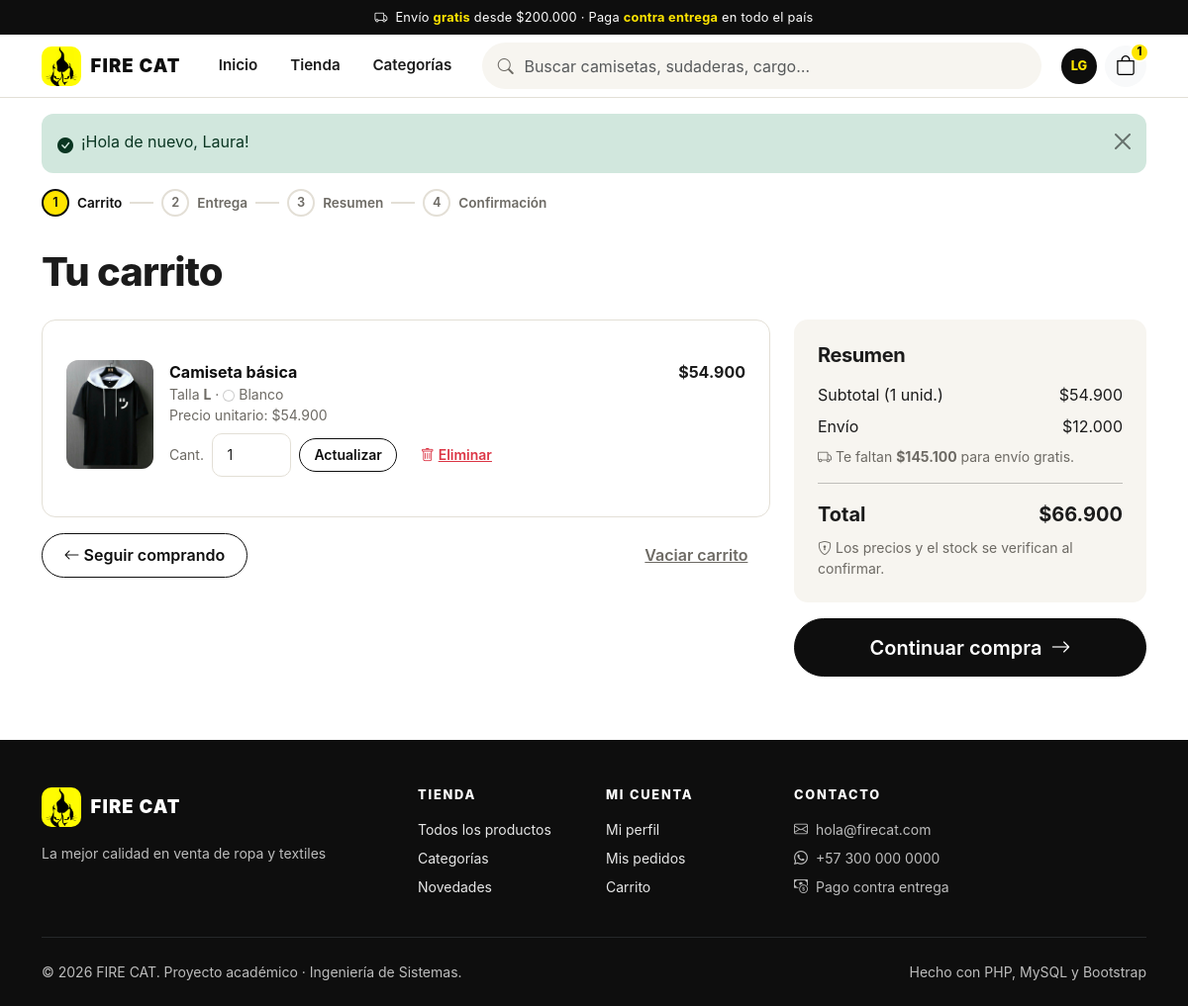
Screenshot of /carrito.php (signed in) with the database file from the repository.
### tables this page shows
CREATE TABLE usuarios (
    id                    INT UNSIGNED NOT NULL AUTO_INCREMENT,
    nombre                VARCHAR(60)  NOT NULL,
    apellido              VARCHAR(60)  NOT NULL,
    email                 VARCHAR(120) NOT NULL,
    password_hash         VARCHAR(255) NOT NULL,
    telefono              VARCHAR(20)  NULL,
    direccion             VARCHAR(160) NULL,
    ciudad                VARCHAR(80)  NULL,
    rol                   ENUM('administrador','cliente') NOT NULL DEFAULT 'cliente',
    estado                ENUM('activo','inactivo')       NOT NULL DEFAULT 'activo',
    debe_cambiar_password TINYINT(1)   NOT NULL DEFAULT 0,
    ultimo_acceso         DATETIME     NULL,
    fecha_registro        DATETIME     NOT NULL DEFAULT CURRENT_TIMESTAMP,
    fecha_actualizacion   DATETIME     NOT NULL DEFAULT CURRENT_TIMESTAMP ON UPDATE CURRENT_TIMESTAMP,
    PRIMARY KEY (id),
    UNIQUE KEY uq_usuarios_email (email),
    KEY idx_usuarios_rol_estado (rol, estado)
);

CREATE TABLE carrito_detalle (
    id              INT UNSIGNED      NOT NULL AUTO_INCREMENT,
    carrito_id      INT UNSIGNED      NOT NULL,
    producto_id     INT UNSIGNED      NOT NULL,
    variante_id     INT UNSIGNED      NOT NULL,
    cantidad        SMALLINT UNSIGNED NOT NULL DEFAULT 1,
    precio_unitario DECIMAL(10,2)     NOT NULL,
    fecha_agregado  DATETIME          NOT NULL DEFAULT CURRENT_TIMESTAMP,
    PRIMARY KEY (id),
    UNIQUE KEY uq_carrito_variante (carrito_id, variante_id),
    KEY idx_carrito_detalle_producto (producto_id),
    KEY idx_carrito_detalle_variante (variante_id),
    CONSTRAINT chk_carrito_cantidad CHECK (cantidad > 0),
    CONSTRAINT fk_carrito_detalle_carrito FOREIGN KEY (carrito_id)
        REFERENCES carritos (id) ON DELETE CASCADE ON UPDATE CASCADE,
    CONSTRAINT fk_carrito_detalle_producto FOREIGN KEY (producto_id)
        REFERENCES productos (id) ON DELETE CASCADE ON UPDATE CASCADE,
    CONSTRAINT fk_carrito_detalle_variante FOREIGN KEY (variante_id)
        REFERENCES variantes_producto (id) ON DELETE CASCADE ON UPDATE CASCADE
);

CREATE TABLE productos (
    id                  INT UNSIGNED  NOT NULL AUTO_INCREMENT,
    categoria_id        INT UNSIGNED  NOT NULL,
    nombre              VARCHAR(120)  NOT NULL,
    descripcion         TEXT          NULL,
    precio              DECIMAL(10,2) NOT NULL,
    imagen              VARCHAR(255)  NULL,
    destacado           TINYINT(1)    NOT NULL DEFAULT 0,
    estado              ENUM('activo','inactivo') NOT NULL DEFAULT 'activo',
    fecha_creacion      DATETIME      NOT NULL DEFAULT CURRENT_TIMESTAMP,
    fecha_actualizacion DATETIME      NOT NULL DEFAULT CURRENT_TIMESTAMP ON UPDATE CURRENT_TIMESTAMP,
    PRIMARY KEY (id),
    KEY idx_productos_categoria (categoria_id),
    KEY idx_productos_estado (estado, destacado),
    KEY idx_productos_nombre (nombre),
    CONSTRAINT chk_productos_precio CHECK (precio > 0),
    CONSTRAINT fk_productos_categoria FOREIGN KEY (categoria_id)
        REFERENCES categorias (id) ON DELETE RESTRICT ON UPDATE CASCADE
);

CREATE TABLE tallas (
    id     TINYINT UNSIGNED NOT NULL AUTO_INCREMENT,
    nombre VARCHAR(10)      NOT NULL,
    orden  TINYINT UNSIGNED NOT NULL DEFAULT 0,
    PRIMARY KEY (id),
    UNIQUE KEY uq_tallas_nombre (nombre)
);

CREATE TABLE colores (
    id          TINYINT UNSIGNED NOT NULL AUTO_INCREMENT,
    nombre      VARCHAR(30)      NOT NULL,
    codigo_hex  CHAR(7)          NOT NULL DEFAULT '#000000',
    PRIMARY KEY (id),
    UNIQUE KEY uq_colores_nombre (nombre)
);

### carrito.php (the view, shortened to what the rows shown need)
<?php
require __DIR__ . '/includes/bootstrap.php';
$usuario = usuario_actual();
$items = [];
if ($usuario) {
    foreach (carrito_revisar((int) $usuario['id']) as $aviso) {
        flash('warning', $aviso);
    }
    $items   = carrito_items((int) $usuario['id']);
}
require __DIR__ . '/includes/header.php';
?>
<div class="container">
    <h1 class="mb-4">Tu carrito</h1>
    <?php if (!$usuario): ?>
        <div class="estado-vacio">
            <div class="icono"><i class="bi bi-person-lock"></i></div>
            <h2 class="h4">Inicia sesión para ver tu carrito</h2>
            <p class="text-muted-fc">Tu carrito se guarda en tu cuenta para que no pierdas nada.</p>
            <div class="d-flex justify-content-center gap-2">
                <a class="btn btn-fc" href="<?= url('login.php', ['retorno' => 'carrito.php']) ?>">Iniciar sesión</a>
                <a class="btn btn-outline-fc" href="<?= url('registro.php') ?>">Crear cuenta</a>
            </div>
        </div>
    <?php else: ?>
        <div class="row g-4">
            <div class="col-lg-8">
                <div class="caja">
                    <?php foreach ($items as $i): ?>
                        <div class="item-carrito d-flex gap-3">
                            <a href="<?= url('producto.php', ['id' => $i['producto_id']]) ?>"><img src="<?= imagen_url($i['imagen']) ?>" alt="<?= e($i['nombre']) ?>"></a>
                            <div class="flex-grow-1">
                                <div class="d-flex justify-content-between gap-2">
                                    <div>
                                        <a class="fw-bold text-decoration-none" href="<?= url('producto.php', ['id' => $i['producto_id']]) ?>"><?= e($i['nombre']) ?></a>
                                        <div class="small text-muted-fc">
                                            Talla <strong><?= e($i['talla']) ?></strong> ·
                                            <i class="muestra align-middle" style="background: <?= e($i['codigo_hex']) ?>; width:12px; height:12px"></i> <?= e($i['color']) ?>
                                        </div>
                                        <div class="small text-muted-fc">Precio unitario: <?= precio($i['precio']) ?></div>
                                    </div>
                                    <div class="fw-bold text-nowrap"><?= precio($i['subtotal']) ?></div>
                                </div>
                                <div class="d-flex flex-wrap align-items-center gap-2 mt-2">
                                    <form method="post" action="<?= url('carrito.php') ?>" class="d-flex align-items-center gap-2">
                                        <label class="small text-muted-fc" for="cant-<?= (int) $i['id'] ?>">Cant.</label>
                                        <input class="form-control form-control-sm" style="width: 80px" type="number" id="cant-<?= (int) $i['id'] ?>" name="cantidad"
                                               value="<?= (int) $i['cantidad'] ?>" min="1" max="<?= min(MAX_UNIDADES_POR_ITEM, (int) $i['stock']) ?>" data-autoenviar>
                                        <button class="btn btn-sm btn-outline-fc" type="submit">Actualizar</button>
                                    </form>
                                    <form method="post" action="<?= url('carrito.php') ?>">
                                        <button class="btn btn-sm btn-link text-danger" type="submit"><i class="bi bi-trash me-1"></i>Eliminar</button>
                                    </form>
                                </div>
                            </div>
                        </div>
                    <?php endforeach; ?>
                </div>
            </div>
            <div class="col-lg-4">
                <?php require __DIR__ . '/includes/partials/resumen_compra.php'; ?>
            </div>
        </div>
    <?php endif; ?>
</div>
<?php require __DIR__ . '/includes/footer.php'; ?>

### includes/header.php (shortened to what the rows shown need)
<?php defined('ROOT_PATH') || exit('Acceso directo no permitido.');
$usuario = usuario_actual();
?>
<!DOCTYPE html>
<html lang="es">
<head>
    <link rel="stylesheet" href="<?= asset('assets/vendor/bootstrap/bootstrap.min.css') ?>">
    <link rel="stylesheet" href="<?= asset('assets/vendor/bootstrap-icons/bootstrap-icons.min.css') ?>">
    <link rel="stylesheet" href="<?= asset('assets/css/tienda.css') ?>">
</head>
<body>
<nav class="navbar navbar-expand-lg navbar-fc sticky-top py-2" aria-label="Navegación principal">
    <div class="container">
        <div class="d-flex align-items-center gap-1 order-lg-3 ms-auto ms-lg-0">
            <?php if ($usuario): ?>
                <div class="dropdown">
                    <button class="btn btn-link p-0 border-0 ms-1" data-bs-toggle="dropdown" aria-expanded="false" aria-label="Mi cuenta">
                        <span class="avatar"><?= e(iniciales($usuario['nombre'], $usuario['apellido'])) ?></span>
                    </button>
                </div>
            <?php endif; ?>
        </div>
    </div>
</nav>
<main id="contenido">

### rows the page displays
usuarios: iniciales($usuario['nombre'], $usuario['apellido']) "LG"
carrito_detalle: producto.imagen (picture), producto.nombre "Camiseta básica", tallas.nombre "L", colores.nombre "Blanco", producto.precio "$54.900", cantidad "1"

### other values shown
precio($envioGratis) "$200.000"
$nombreTienda "FIRE CAT"
$totalCarrito "1"
$texto "Inicio"
$texto "Tienda"
$texto "Categorías"
$f['mensaje'] "¡Hola de nuevo, Laura!"
$resumen['unidades'] "1"
precio($resumen['subtotal']) "$54.900"
precio($resumen['envio']) "$12.000"
precio($gratisDesde - $resumen['subtotal']) "$145.100"
precio($resumen['total']) "$66.900"
ajuste('eslogan', 'Ropa urbana con actitud.') "La mejor calidad en venta de ropa y textiles"
ajuste('email_contacto') "hola@firecat.com"
ajuste('telefono_contacto') "+57 300 000 0000"
